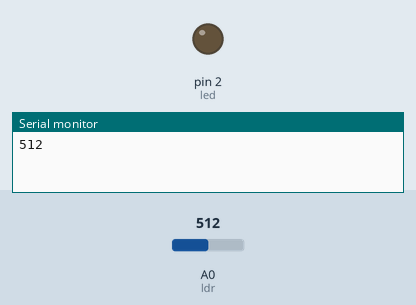
Simulated run of this sketch. Board: Arduino Uno, built with avr-gcc and run on an emulated ATmega328P. Shown: output pins drawn as LEDs (lit = HIGH), the last lines printed to the serial monitor. Inputs (shaded band) come from the test bench; at power-on: A0 (ldr) = 512.

Above: at 0.1 s.
At 1.1 s:
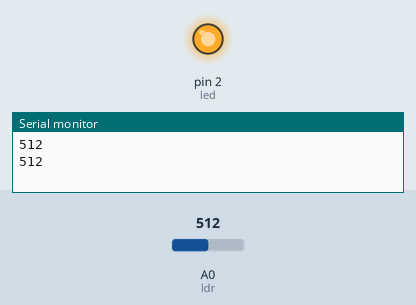
Timing chart, 0 to 2.6 s (numbered marks = the images above):
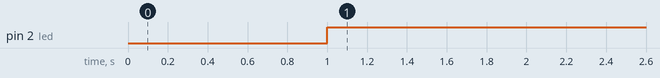

The sketch:

LDRKullanimi.ino
```cpp
int ldr = A0;
int led = 2;
void setup() {
  pinMode(led, OUTPUT);
  Serial.begin(9600);
}

void loop() {
  int ldrdeger = analogRead(ldr);
  Serial.println(ldrdeger);
  delay(1000);
  if (ldrdeger < 3000) {
    digitalWrite(led, HIGH);
  }
  else {
    digitalWrite(led, LOW);
  }
}
```

Measured:
- by itself, pin 2 (led): LOW → HIGH at 1.0 s
